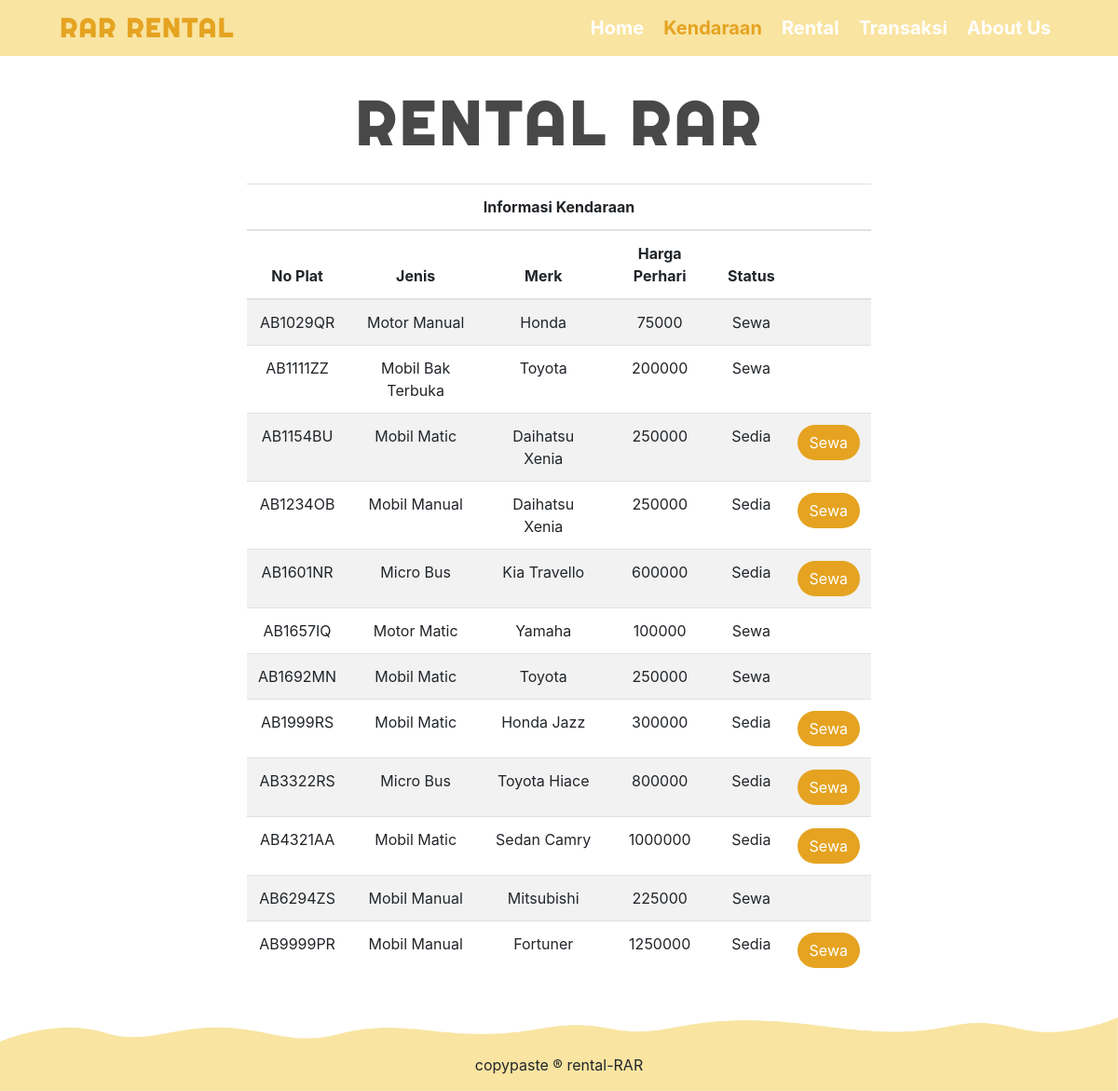
Screenshot of /mobil.php with the database file from the repository.
### tables this page shows
CREATE TABLE `kendaraan` (
  `no_plat` varchar(8) NOT NULL,
  `jenis_kendaraan` varchar(30) DEFAULT NULL,
  `merk_kendaraan` varchar(15) DEFAULT NULL,
  `harga_sewa` int(11) DEFAULT NULL,
  `status` varchar(5) DEFAULT NULL
);

### mobil.php (the view, shortened to what this page needs)
<?php
include "koneksi.php";
$query = mysqli_query($link, "SELECT * FROM kendaraan");
?>
<!DOCTYPE html>
<html lang="en">
<head>
	<link rel="stylesheet" href="https://stackpath.bootstrapcdn.com/bootstrap/4.3.1/css/bootstrap.min.css" />
	<link rel="stylesheet" href="style/style.css" />
</head>
<body class="menu">
	<div class="kendaraan px-5">
		<nav class="navbar navbar-expand-lg navbar-dark bg-transparent">
			<a class="navbar-brand" href="home.php">
				<h3 class="font-weight-bold">RAR RENTAL</h3>
			</a>
			<div class="collapse navbar-collapse justify-content-end" id="navbarNavAltMarkup">
				<div class="navbar-nav">
					<a class="nav-item nav-link" href="home.php">
						<h5 class="font-weight-bold">Home</h5>
					</a>
					<a class="nav-item nav-link" href="mobil.php">
						<h5 class="active font-weight-bold">Kendaraan</h5>
					</a>
					<a class="nav-item nav-link" href="rental.php">
						<h5 class="font-weight-bold">Rental</h5>
					</a>
					<a class="nav-item nav-link" href="transaksi.php">
						<h5 class="font-weight-bold">Transaksi</h5>
					</a>
					<a class="nav-item nav-link" href="about_us.php">
						<h5 class="font-weight-bold">About Us</h5>
					</a>
				</div>
			</div>
		</nav>
	</div>
	<div class="container col-7 rounded" align="center">
		<p class="rental font-weight-bold mt-4">RENTAL RAR</p>
		<table class="table table-striped table-responsive">
			<thead>
				<tr>
					<th class="text-center" colspan="6">Informasi Kendaraan</th>
				</tr>
				<tr class="text-center">
					<th scope="col">No Plat</th>
					<th scope="col">Jenis</th>
					<th scope="col">Merk</th>
					<th scope="col">Harga Perhari</th>
					<th scope="col">Status</th>
					<th scope="col"></th>
				</tr>
			</thead>
			<tbody>
				<?php while ($data = mysqli_fetch_array($query)) { ?>
					<tr class="text-center">
						<td><?php echo $data['no_plat']; ?></td>
						<td><?php echo $data['jenis_kendaraan'] ?></td>
						<td><?php echo $data['merk_kendaraan'] ?></td>
						<td><?php echo $data['harga_sewa'] ?></td>
						<td><?php echo $data['status'] ?></td>
						<td>
							<?php if ($data['status'] == "Sedia") { ?>
								<a href="rental.php?no_plat=<?php echo $data['no_plat']; ?>">
									<button class="btn">Sewa</button>
								</a>
						<?php  }
						}	?>
						</td>
					</tr>
			</tbody>
		</table>
	</div>
	<footer class="footer">
		<p>copypaste ® rental-RAR</p>
	</footer>
</body>
</html>

### style/style.css (style rules this page uses)
h3 { font-family: "Righteous", cursive; color: #e5a321; letter-spacing: 2px; margin-bottom: 0px; }
a h5 { color: white; margin: 0 0 0 5px; }
a h5.active { color: #e5a321; }
.rental { font-family: "Righteous", cursive; font-size: 65px; color: #474847; letter-spacing: 5px; margin-top: 100px; }
.menu { background-image: url("../images/Path-b.png"); background-repeat: no-repeat; background-position: bottom; background-size: 100%; }
.kendaraan { background-color: #f9e4a1; }
.btn { border-radius: 50px; background-color: #e5a321; color: white; }
.footer { text-align: center; margin-top: 80px; }

### rows the page displays
kendaraan: no_plat "AB1029QR", jenis_kendaraan "Motor Manual", merk_kendaraan "Honda", harga_sewa "75000", status "Sewa"
kendaraan: no_plat "AB1111ZZ", jenis_kendaraan "Mobil Bak Terbuka", merk_kendaraan "Toyota", harga_sewa "200000", status "Sewa"
kendaraan: no_plat "AB1154BU", jenis_kendaraan "Mobil Matic", merk_kendaraan "Daihatsu Xenia", harga_sewa "250000", status "Sedia"
kendaraan: no_plat "AB1234OB", jenis_kendaraan "Mobil Manual", merk_kendaraan "Daihatsu Xenia", harga_sewa "250000", status "Sedia"
kendaraan: no_plat "AB1601NR", jenis_kendaraan "Micro Bus", merk_kendaraan "Kia Travello", harga_sewa "600000", status "Sedia"
kendaraan: no_plat "AB1657IQ", jenis_kendaraan "Motor Matic", merk_kendaraan "Yamaha", harga_sewa "100000", status "Sewa"
kendaraan: no_plat "AB1692MN", jenis_kendaraan "Mobil Matic", merk_kendaraan "Toyota", harga_sewa "250000", status "Sewa"
kendaraan: no_plat "AB1999RS", jenis_kendaraan "Mobil Matic", merk_kendaraan "Honda Jazz", harga_sewa "300000", status "Sedia"
kendaraan: no_plat "AB3322RS", jenis_kendaraan "Micro Bus", merk_kendaraan "Toyota Hiace", harga_sewa "800000", status "Sedia"
kendaraan: no_plat "AB4321AA", jenis_kendaraan "Mobil Matic", merk_kendaraan "Sedan Camry", harga_sewa "1000000", status "Sedia"
kendaraan: no_plat "AB6294ZS", jenis_kendaraan "Mobil Manual", merk_kendaraan "Mitsubishi", harga_sewa "225000", status "Sewa"
kendaraan: no_plat "AB9999PR", jenis_kendaraan "Mobil Manual", merk_kendaraan "Fortuner", harga_sewa "1250000", status "Sedia"
